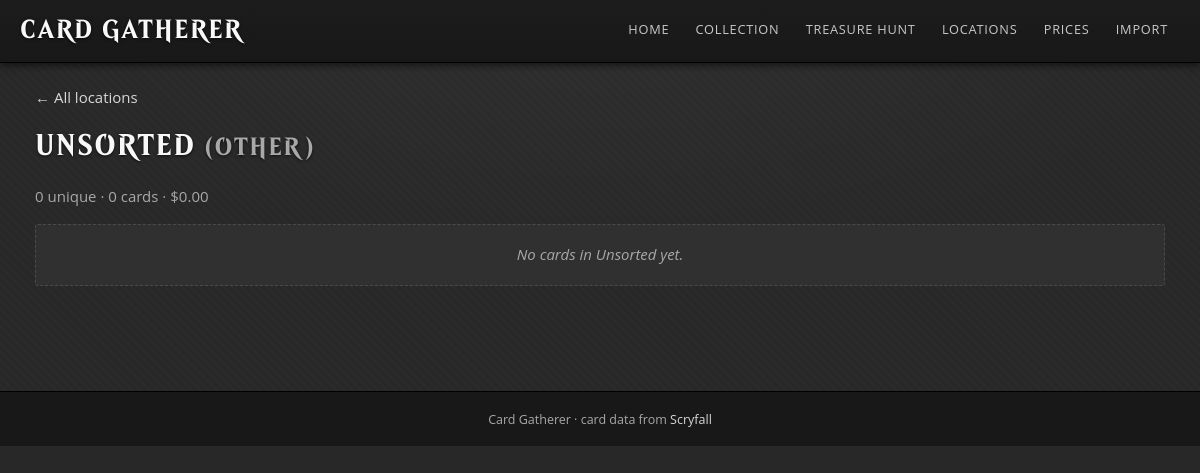
Page /locations/1 on the committed database.
### tables this page shows
CREATE TABLE locations (
                id INTEGER PRIMARY KEY AUTOINCREMENT,
                name TEXT NOT NULL UNIQUE,
                kind TEXT,
                notes TEXT,
                created_date TEXT
            );

### web.py (the view, shortened to what this page needs)
@app.route("/locations/<int:loc_id>")
def location_detail(loc_id):
    loc = get_location(loc_id)
    if not loc:
        abort(404)
    rows = get_collection(location_id=loc_id)
    total = sum(r["quantity"] for r in rows)
    value = 0.0
    for r in rows:
        price = r["price_usd_foil"] if r["finish"] == "foil" else r["price_usd"]
        if price:
            value += price * r["quantity"]
    return render_template("location_detail.html",
                           loc=loc, rows=rows, total=total, value=value,
                           all_locations=list_locations())

### src/db.py (called while the page is built)
def _ensure_data_dir():
    os.makedirs(_DATA_DIR, exist_ok=True)
    if os.path.exists(DB_PATH):
        return
    for legacy in _LEGACY_DB_PATHS:
        if os.path.exists(legacy):
            shutil.move(legacy, DB_PATH)
            return

@contextmanager
def get_conn():
    _ensure_data_dir()
    conn = sqlite3.connect(DB_PATH)
    conn.row_factory = sqlite3.Row
    conn.execute("PRAGMA foreign_keys = ON")
    try:
        yield conn
        conn.commit()
    finally:
        conn.close()

### src/locations.py (called while the page is built, shortened)
def list_locations(with_counts=False):
    with get_conn() as conn:
        rows = conn.execute(
            "SELECT id, name, kind, notes FROM locations"
        ).fetchall()
        result = [dict(r) for r in rows]
        def sort_key(loc):
            kind = loc["kind"] or ""
            try:
                kind_rank = KINDS.index(kind)
            except ValueError:
                kind_rank = len(KINDS)  # unknown/blank kinds sort last
            return (kind_rank, loc["name"].casefold())
        result.sort(key=sort_key)
        return result

def get_location(location_id):
    with get_conn() as conn:
        row = conn.execute(
            "SELECT id, name, kind, notes FROM locations WHERE id = ?",
            (location_id,),
        ).fetchone()
        return dict(row) if row else None

### web.py (called while the page is built)
@app.template_filter("usd")
def usd_filter(value):
    if value is None:
        return "—"
    return f"${value:,.2f}"

### templates/location_detail.html (shortened to what this page needs)
{% extends "base.html" %}
{% block content %}
<p><a href="{{ url_for('locations_list') }}">← All locations</a></p>
<h1>{{ loc.name }} <small class="muted">({{ loc.kind or '—' }})</small></h1>
<p class="summary">{{ rows | length }} unique · {{ total }} cards · {{ value | usd }}</p>
{% if rows %}
<table class="data-table">
  <thead>
    <tr><th></th><th>Name</th><th>Set</th><th>#</th><th>Fin</th><th>Qty</th><th class="num">USD</th><th>Move to…</th></tr>
  </thead>
  <tbody>
  {% for r in rows %}
    <tr>
      <td>
        {% if r.image_uri %}
          <img class="thumb" src="{{ r.image_uri }}" alt="">
        {% endif %}
      </td>
      <td><a href="{{ url_for('card_detail', name=r.name) }}">{{ r.name }}</a></td>
      <td>{{ r.set_code | upper }}</td>
      <td>{{ r.collector_number }}</td>
      <td>{{ r.finish }}</td>
      <td>{{ r.quantity }}</td>
      <td class="num">
        {% if r.finish == 'foil' %}{{ r.price_usd_foil | usd }}{% else %}{{ r.price_usd | usd }}{% endif %}
      </td>
      <td>
        <form method="post" action="{{ url_for('locations_move') }}" style="display:inline">
          <input type="hidden" name="scryfall_id" value="{{ r.scryfall_id }}">
          <input type="hidden" name="finish" value="{{ r.finish }}">
          <input type="hidden" name="src_id" value="{{ loc.id }}">
          <input type="number" name="quantity" value="{{ r.quantity }}" min="1" max="{{ r.quantity }}" style="width:55px">
          <select name="dst_id">
            {% for other in all_locations if other.id != loc.id %}
              <option value="{{ other.id }}">{{ other.name }}</option>
            {% endfor %}
          </select>
          <button class="btn small" type="submit">Move</button>
        </form>
      </td>
    </tr>
  {% endfor %}
  </tbody>
</table>
{% else %}
<p class="empty">No cards in {{ loc.name }} yet.</p>
{% endif %}
{% endblock %}

### static/style.css (style rules this page uses)
:root { --page: #282828; --page-deep: #202020; --banner: #181818; --panel: #303030; --panel-alt: #383838; --panel-inset: #222222; --border: #4a4a4a; --border-soft: #3e3e3e; --text: #ececec; --muted: #a8a8a8; --faint: #7c7c7c; --link: #d8d8d8; --link-hover: #ffffff; --input-bg: #c0c0c0; --input-text: #1c1c1c; --btn-bg: #3f3f3f; --btn-border: #5a5a5a; --select-bg: #202020; --success: #7fbf6a; --warn: #d9a441; --danger: #d96c5a; --danger-wash: rgba(217, 108, 90, 0.12); --success-wash: rgba(127, 191, 106, 0.12); --warn-wash: rgba(217, 164, 65, 0.12); --rarity-common: #bdbdbd; --rarity-uncommon: #a9bfcc; --rarity-rare: #d3b45d; --rarity-mythic: #e8823f; --rarity-special: #c9a3ee; --radius: 3px; --radius-sm: 2px; --font-display: 'Beleren', 'Metamorphous', 'Goudy Old Style', Georgia, serif; --font-body: 'Open Sans', 'Segoe UI', Verdana, sans-serif; --font-data: ui-monospace, 'SF Mono', Menlo, Consolas, monospace; }
* { box-sizing: border-box; }
html { -webkit-text-size-adjust: 100%; }
html, body { margin: 0; padding: 0; color: var(--text); font-family: var(--font-body); font-size: 15px; line-height: 1.55; background: var(--page); }
body { background-image: radial-gradient(ellipse 900px 400px at 50% 0, rgba(255,255,255,0.03), transparent 70%), repeating-linear-gradient(45deg, rgba(255,255,255,0.012) 0 2px, transparent 2px 6px); }
a { color: var(--link); text-decoration: none; }
h1 { font-family: var(--font-display); font-weight: 400; font-size: 2rem; letter-spacing: 0.05em; text-transform: uppercase; margin: 0 0 1rem; color: #f8f8f8; text-shadow: 0 1px 3px rgba(0, 0, 0, 0.7); }
.muted { color: var(--muted); }
.empty { color: var(--muted); font-style: italic; background: var(--panel); border: 1px dashed var(--border); border-radius: var(--radius); padding: 1.25rem 1rem; text-align: center; }
.summary { color: var(--muted); margin: 0.5rem 0 1rem; }

### rows in the picture
locations: name "UNSORTED", kind "OTHER", name "Unsorted"

### other values in the picture
{{ rows | length }} "0"
{{ total }} "0"
{{ value | usd }} "$0.00"
